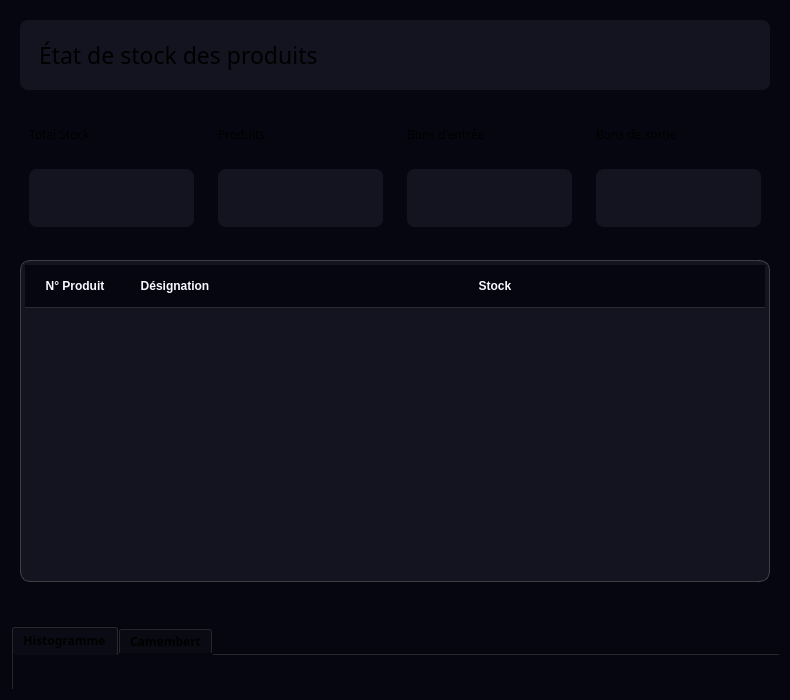
<?xml version="1.0" encoding="UTF-8"?>
<ui version="4.0">
 <class>stockWidget</class>
 <widget class="QWidget" name="stockWidget">
  <property name="geometry">
   <rect>
    <x>0</x>
    <y>0</y>
    <width>790</width>
    <height>700</height>
   </rect>
  </property>
  <property name="font">
   <font>
    <family>Montserrat</family>
    <bold>true</bold>
   </font>
  </property>
  <property name="windowTitle">
   <string>Form</string>
  </property>
  <property name="styleSheet">
   <string notr="true">* {
    font-family: &quot;Montserrat&quot;;
    background-color: #05060f;
}

QTableWidget {
    background-color: #13141F;
    alternate-background-color: #0D0E19;
    color: #f8f8ff;

    border: 1px solid rgba(255, 255, 255, 20%);
    border-radius: 10px;

    gridline-color: rgba(255, 255, 255, 8%);
    selection-background-color: #6243FF;
    selection-color: #f8f8ff;

    outline: none;
    padding: 4px;
}

QTableWidget::item {
    padding: 10px 8px;
    border: none;
}

QTableWidget::item:hover {
    background-color: rgba(98, 67, 255, 18%);
    color: #f8f8ff;
}

QTableWidget::item:selected {
    background-color: #6243FF;
    color: #f8f8ff;
}

QHeaderView {
    background-color: #05060f;
    border: none;
}

QHeaderView::section {
    background-color: #05060f;
    color: #f8f8ff;

    padding: 12px 10px;
    border: none;
    border-bottom: 1px solid rgba(255, 255, 255, 15%);

    font-weight: 600;
}

QTableCornerButton::section {
    background-color: #05060f;
    border: none;
}

QScrollBar:vertical {
    background-color: #13141F;
    width: 8px;
    margin: 4px 2px;
    border: none;
}

QScrollBar::handle:vertical {
    background-color: #3A3655;
    border-radius: 4px;
    min-height: 28px;
}

QScrollBar::handle:vertical:hover {
    background-color: #6243FF;
}

QScrollBar::add-line:vertical,
QScrollBar::sub-line:vertical {
    height: 0;
    border: none;
}

QScrollBar::add-page:vertical,
QScrollBar::sub-page:vertical {
    background: transparent;
}

QScrollBar:horizontal {
    background-color: #13141F;
    height: 8px;
    margin: 2px 4px;
    border: none;
}

QScrollBar::handle:horizontal {
    background-color: #3A3655;
    border-radius: 4px;
    min-width: 28px;
}

QScrollBar::handle:horizontal:hover {
    background-color: #6243FF;
}

QScrollBar::add-line:horizontal,
QScrollBar::sub-line:horizontal {
    width: 0;
    border: none;
}

QScrollBar::add-page:horizontal,
QScrollBar::sub-page:horizontal {
    background: transparent;
}
</string>
  </property>
  <layout class="QVBoxLayout" name="verticalLayout">
   <item>
    <widget class="QWidget" name="top" native="true">
     <property name="minimumSize">
      <size>
       <width>0</width>
       <height>200</height>
      </size>
     </property>
     <property name="styleSheet">
      <string notr="true">QLabel#textTotalProduct , QLabel#textTotalBondeSortie , QLabel#textTotalBondeEntree, QLabel#textTotalStock{
background-color: #13141F;
color: white;
font:bold;
font-size: 22px;
qproperty-alignment: AlignCenter;
border-radius: 8px;
}

</string>
     </property>
     <layout class="QVBoxLayout" name="verticalLayout_12">
      <item alignment="Qt::AlignmentFlag::AlignTop">
       <widget class="QFrame" name="cardHeader">
        <property name="styleSheet">
         <string notr="true">#cardHeader{
background-color: #13141F;
border-radius:8px;
padding: 10px;
}</string>
        </property>
        <property name="frameShape">
         <enum>QFrame::Shape::StyledPanel</enum>
        </property>
        <property name="frameShadow">
         <enum>QFrame::Shadow::Raised</enum>
        </property>
        <layout class="QHBoxLayout" name="horizontalLayout_13">
         <item>
          <widget class="QLabel" name="label">
           <property name="font">
            <font>
             <family>Montserrat</family>
             <pointsize>17</pointsize>
            </font>
           </property>
           <property name="styleSheet">
            <string notr="true">#label{
background-color:transparent;
}</string>
           </property>
           <property name="text">
            <string>État de stock des produits</string>
           </property>
          </widget>
         </item>
        </layout>
       </widget>
      </item>
      <item>
       <layout class="QHBoxLayout" name="horizontalLayout_12">
        <property name="sizeConstraint">
         <enum>QLayout::SizeConstraint::SetMinimumSize</enum>
        </property>
        <item>
         <widget class="QWidget" name="cardStock" native="true">
          <property name="minimumSize">
           <size>
            <width>0</width>
            <height>140</height>
           </size>
          </property>
          <property name="contextMenuPolicy">
           <enum>Qt::ContextMenuPolicy::PreventContextMenu</enum>
          </property>
          <layout class="QVBoxLayout" name="verticalLayout_3">
           <item>
            <widget class="QLabel" name="label_2">
             <property name="font">
              <font>
               <family>Montserrat</family>
              </font>
             </property>
             <property name="text">
              <string>Total Stock</string>
             </property>
            </widget>
           </item>
           <item>
            <widget class="QLabel" name="textTotalStock">
             <property name="text">
              <string/>
             </property>
             <property name="alignment">
              <set>Qt::AlignmentFlag::AlignCenter</set>
             </property>
            </widget>
           </item>
          </layout>
         </widget>
        </item>
        <item>
         <widget class="QWidget" name="cardProduct" native="true">
          <property name="minimumSize">
           <size>
            <width>0</width>
            <height>140</height>
           </size>
          </property>
          <property name="contextMenuPolicy">
           <enum>Qt::ContextMenuPolicy::PreventContextMenu</enum>
          </property>
          <layout class="QVBoxLayout" name="verticalLayout_8">
           <item>
            <widget class="QLabel" name="totalProduct">
             <property name="font">
              <font>
               <family>Montserrat</family>
              </font>
             </property>
             <property name="text">
              <string>Produits</string>
             </property>
            </widget>
           </item>
           <item>
            <widget class="QLabel" name="textTotalProduct">
             <property name="text">
              <string/>
             </property>
             <property name="alignment">
              <set>Qt::AlignmentFlag::AlignCenter</set>
             </property>
            </widget>
           </item>
          </layout>
         </widget>
        </item>
        <item>
         <widget class="QWidget" name="cardBondeEntree" native="true">
          <property name="minimumSize">
           <size>
            <width>0</width>
            <height>140</height>
           </size>
          </property>
          <property name="contextMenuPolicy">
           <enum>Qt::ContextMenuPolicy::PreventContextMenu</enum>
          </property>
          <layout class="QVBoxLayout" name="verticalLayout_9">
           <item>
            <widget class="QLabel" name="totalBondeEntree">
             <property name="font">
              <font>
               <family>Montserrat</family>
              </font>
             </property>
             <property name="text">
              <string>Bons d'entrée</string>
             </property>
            </widget>
           </item>
           <item>
            <widget class="QLabel" name="textTotalBondeEntree">
             <property name="text">
              <string/>
             </property>
             <property name="alignment">
              <set>Qt::AlignmentFlag::AlignCenter</set>
             </property>
            </widget>
           </item>
          </layout>
         </widget>
        </item>
        <item>
         <widget class="QWidget" name="cardBondeSortie" native="true">
          <property name="minimumSize">
           <size>
            <width>0</width>
            <height>140</height>
           </size>
          </property>
          <property name="contextMenuPolicy">
           <enum>Qt::ContextMenuPolicy::PreventContextMenu</enum>
          </property>
          <layout class="QVBoxLayout" name="verticalLayout_10">
           <item>
            <widget class="QLabel" name="totalBondeSortie">
             <property name="font">
              <font>
               <family>Montserrat</family>
              </font>
             </property>
             <property name="text">
              <string>Bons de sortie</string>
             </property>
            </widget>
           </item>
           <item>
            <widget class="QLabel" name="textTotalBondeSortie">
             <property name="text">
              <string/>
             </property>
             <property name="alignment">
              <set>Qt::AlignmentFlag::AlignCenter</set>
             </property>
            </widget>
           </item>
          </layout>
         </widget>
        </item>
       </layout>
      </item>
     </layout>
    </widget>
   </item>
   <item alignment="Qt::AlignmentFlag::AlignVCenter">
    <widget class="QWidget" name="middle" native="true">
     <property name="minimumSize">
      <size>
       <width>0</width>
       <height>340</height>
      </size>
     </property>
     <layout class="QVBoxLayout" name="verticalLayout_11">
      <item>
       <widget class="QTableWidget" name="table">
        <property name="font">
         <font>
          <family>Montserrat</family>
          <pointsize>10</pointsize>
         </font>
        </property>
        <attribute name="horizontalHeaderStretchLastSection">
         <bool>true</bool>
        </attribute>
        <attribute name="verticalHeaderStretchLastSection">
         <bool>true</bool>
        </attribute>
        <column>
         <property name="text">
          <string>N° Produit</string>
         </property>
        </column>
        <column>
         <property name="text">
          <string>Désignation</string>
         </property>
        </column>
        <column>
         <property name="text">
          <string>Stock</string>
         </property>
        </column>
       </widget>
      </item>
     </layout>
    </widget>
   </item>
   <item>
    <widget class="QWidget" name="bottom" native="true">
     <widget class="QTabWidget" name="tabWidget">
      <property name="geometry">
       <rect>
        <x>0</x>
        <y>29</y>
        <width>821</width>
        <height>181</height>
       </rect>
      </property>
      <property name="currentIndex">
       <number>0</number>
      </property>
      <widget class="QWidget" name="histogramme">
       <attribute name="title">
        <string>Histogramme</string>
       </attribute>
      </widget>
      <widget class="QWidget" name="camembert">
       <attribute name="title">
        <string>Camembert</string>
       </attribute>
      </widget>
     </widget>
    </widget>
   </item>
  </layout>
 </widget>
 <resources/>
 <connections/>
</ui>
